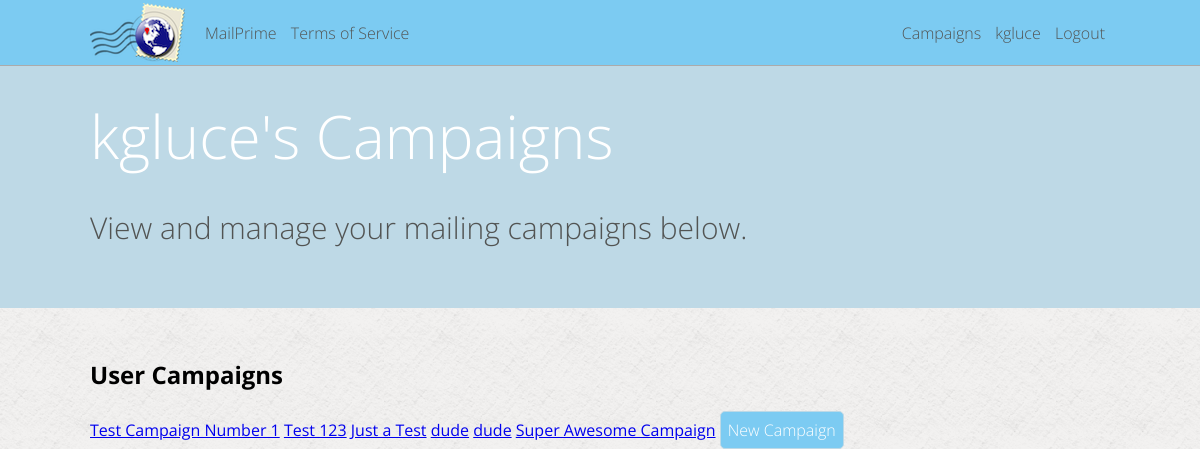
The page /kgluce/campaigns (signed in) on the database as committed earlier.
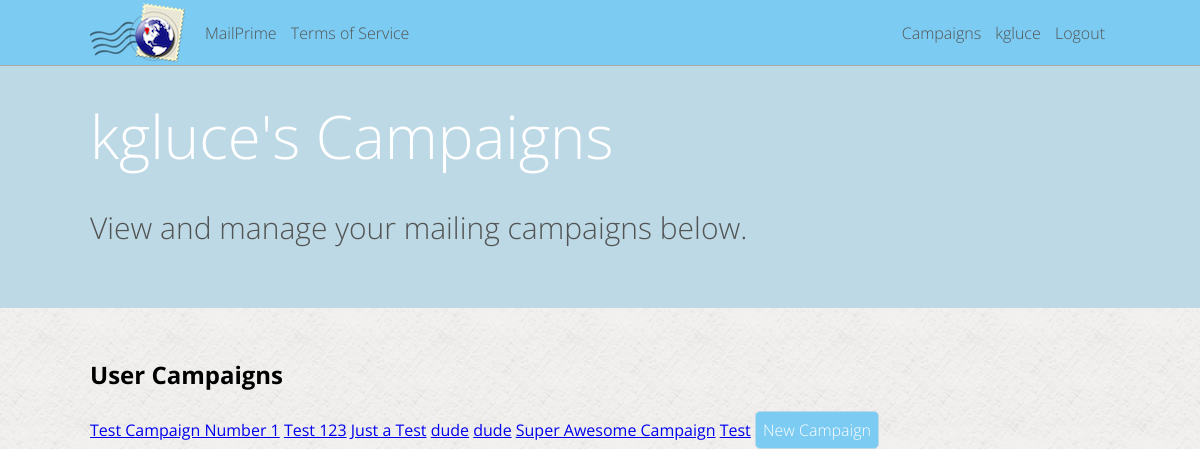
The same page on the database as committed later.
### mailer/models.py (models this page shows, shortened)
class Campaign(models.Model):
	title = models.CharField(max_length=200)
	about = models.TextField()
	created_date = models.DateTimeField(auto_now_add=True, blank=True)
	active = models.BooleanField(default=True)
	user = models.ForeignKey(User)

### mailer/views.py (the view)
# urls.py: url(r'^(\w+)/campaigns$', views.user_campaigns, name='user_campaigns'),
def user_campaigns(request, param_username):
	page_vars = { "page_title": request.user.username + '\'s campaigns' }
	if current_user(request) and param_username == request.user.username:
		user_campaigns = Campaign.objects.filter(user = request.user)
		page_vars['campaigns'] = user_campaigns
		return render(request, 'user_campaigns.html', page_vars)
	else:
		raise Http404

### mailer/lib.py (called while the page is built)
def current_user(request):
	if request.user.is_authenticated():
		return True
	else:
		return False

### mailer/templates/user_campaigns.html
{% extends "_base.html" %}
{% block content %}
<h2>User Campaigns</h2>
{% for campaign in campaigns %}
	<a href="/{{ user.username }}/campaign-{{ campaign.pk }}">{{ campaign.title }}</a>
{% endfor %}
<a class="button_main" href="/{{ user.username }}/campaigns/new">New Campaign</a>
{% endblock %}
{% block header %}
<h5 id="header_title">{{ user.username }}'s Campaigns</h5>
<p id="header_desc">View and manage your mailing campaigns below.</p>
{% endblock header %}

Rows that differ between the two databases and show on the page:
added Campaign: title "Test"
